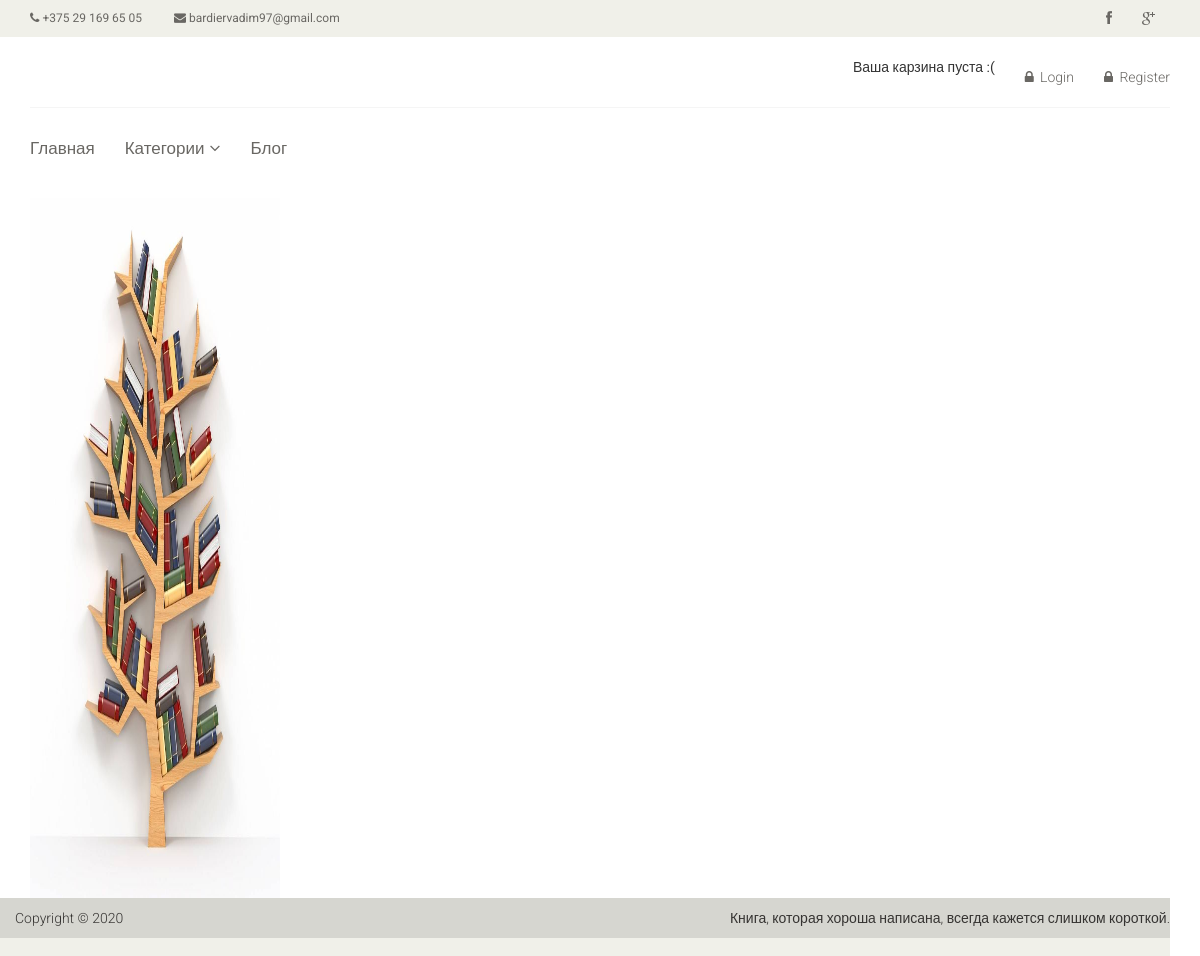
/orders/all/, run on an earlier commit of the app's database.
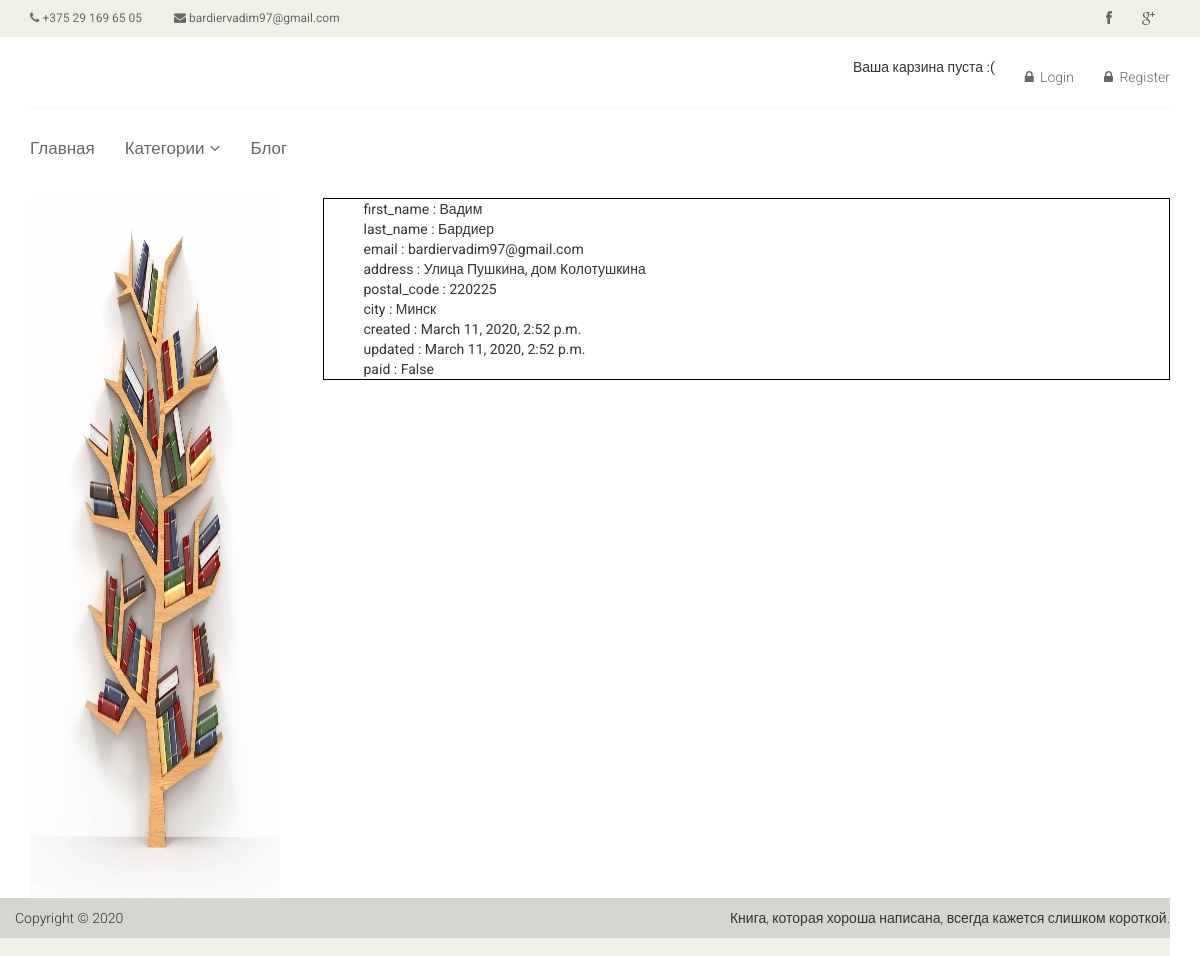
And on a later commit of the database.
### orders/models.py (models this page shows, shortened)
class Order(models.Model):
	first_name = models.CharField(max_length=50)
	last_name = models.CharField(max_length=50)
	email = models.EmailField()
	address = models.CharField(max_length=250)
	postal_code = models.CharField(max_length=20)
	city = models.CharField(max_length=100)
	created = models.DateTimeField(auto_now_add=True)
	updated = models.DateTimeField(auto_now=True)
	paid = models.BooleanField(default=False)
	class Meta:
		ordering = ('-created',)
		verbose_name = 'Order'
		verbose_name_plural = 'Orders'

### orders/views.py (the view)
# urls.py: path('all/', views.OrderListView.as_view(), name='orders_list')
class OrderListView(ListView):
    model = Order
    queryset = Order.objects.all()
    template_name = 'orders.html'

### cart/cart.py (called while the page is built)
	def __len__(self):
		return sum(item['quantity'] for item in self.cart.values())

### cart/context_processors.py (called while the page is built)
def cart(request):
	return {'cart': Cart(request)}

### templates/orders.html
{% extends 'books/base.html' %}
{% load static %}
{% block content %}
    <section>
        <div class="container">
            <div class="row">
                <div class="col-sm-3">
                    <div class="left-sidebar">
                        <img src="{% static '/images/shelf.jpg' %}" width="250px" height="700">
                    </div>
                </div>
                <div class="col-sm-9">
                    <div class="blog-post-area">
                    {% for order in object_list %}
                        <ul style="border: solid black 1px">
                            <li>first_name : {{ order.first_name }}</li>
                            <li>last_name : {{ order.last_name }}</li>
                            <li>email : {{ order.email }}</li>
                            <li>address : {{ order.address }}</li>
                            <li>postal_code : {{ order.postal_code }}</li>
                            <li>city : {{ order.city }}</li>
                            <li>created : {{ order.created }}</li>
                            <li>updated : {{ order.updated }}</li>
                            <li>paid : {{ order.paid }}</li>
                        </ul>
                        <br>
                    {% endfor %}
                    </div>
                </div>
            </div>
        </div>
    </section>
{% endblock content %}

### templates/books/base.html (shortened to what this page needs)
{% extends 'base.html' %}

### templates/base.html (shortened to what this page needs)
<!DOCTYPE html>
{% load static %}
<html lang="en" xmlns="http://www.w3.org/1999/html">
<head>
    <link href="{% static 'css/bootstrap.min.css' %}" rel="stylesheet">
    <link href="{% static 'css/font-awesome.min.css' %}" rel="stylesheet">
    <link href="{% static 'css/prettyPhoto.css' %}" rel="stylesheet">
    <link href="{% static 'css/price-range.css' %}" rel="stylesheet">
    <link href="{% static 'css/animate.css' %}" rel="stylesheet">
    <link href="{% static 'css/main.css' %}" rel="stylesheet">
    <link href="{% static 'css/responsive.css' %}" rel="stylesheet">
</head>
<body>
{% include 'include/header.html' %}
{% block content %}
{% endblock content %}
</body>
{% include 'include/footer.html'%}
</html>

### templates/include/header.html (shortened to what this page needs)
<header id="header">
    <div class="header_top">
        <div class="container">
            <div class="row">
                <div class="col-sm-6">
                    <div class="contactinfo">
                        <ul class="nav nav-pills">
                            <li><a href="#"><i class="fa fa-phone"></i> +375 29 169 65 05</a></li>
                            <li><a href="#"><i class="fa fa-envelope"></i> bardiervadim97@gmail.com</a></li>
                        </ul>
                    </div>
                </div>
                <div class="col-sm-6">
                    <div class="social-icons pull-right">
                        <ul class="nav navbar-nav">
                            <li><a href="#"><i class="fa fa-facebook"></i></a></li>
                            <li><a href="#"><i class="fa fa-google-plus"></i></a></li>
                        </ul>
                    </div>
                </div>
            </div>
        </div>
    </div>
    <div class="header-middle">
        <div class="container">
            <div class="row">
                <div class="col-sm-4">
                </div>
                <div class="col-sm-8">
                    <div class="shop-menu pull-right">
                        <ul class="nav navbar-nav">
                            <li>
                                {% with total_items=cart|length %}
                                    {% if cart|length > 0 %}
                                        <a href="{% url "cart_detail" %}"><i class="fa"></i>
                                            {{ total_items }} item{{ total_items|pluralize }},
                                            ${{ cart.get_total_price }}
                                        </a>
                                    {% else %}
                                        Ваша карзина пуста :(
                                    {% endif %}
                                {% endwith %}
                                </li>
                            {% if user.is_authenticated %}
                                <li><a href="logout"><i class="fa fa-lock"></i> Logout</a></li>
                                <li><a href="password-change"><i class="fa fa-lock"></i> Change password</a></li>
                                <li>{% if user.is_staff %}
                                    <a href="/blog/admin"><i class="fa fa-user"></i>Admin panel</a>
                                {% endif %}</li>
                            {% else %}
                                <li><a href="accounts/login"><i class="fa fa-lock"></i> Login</a></li>
                                <li><a href="register"><i class="fa fa-lock"></i> Register</a></li>
                            {% endif %}
                        </ul>
                    </div>
                </div>
            </div>
        </div>
    </div>
    <div class="header-bottom">
        <div class="container">
            <div class="row">
                <div class="col-sm-12">
                    <div class="mainmenu pull-left">
                        <ul class="nav navbar-nav collapse navbar-collapse" >
                            <li><a href="{% url 'book_list' %}">Главная</a></li>
                            <li class="dropdown"><a href="#">Категории<i class="fa fa-angle-down"></i></a>
                            </li>
                            <li><a href="{% url 'post_list' %}">Блог</a></li>
                        </ul>
                    </div>
                </div>
            </div>
        </div>
    </div>
</header>

### templates/include/footer.html
<footer id="footer">
    <div class="footer-bottom">
        <div class="container">
            <div class="row">
                <p class="pull-left">Copyright © 2020</p>
                <p class="pull-right">Книга, которая хороша написана, всегда кажется слишком короткой.</p>
            </div>
        </div>
    </div>
</footer>

### static/css/main.css (style rules this page uses)
body { font-family: 'Roboto', sans-serif; background; position: relative; font-weight: 400px; padding-bottom: 58px; }
ul li { list-style: none; }
a { -webkit-transition: 300ms; -moz-transition: 300ms; -o-transition: 300ms; transition: 300ms; }
.header_top { background: none repeat scroll 0 0 #F0F0E9; }
.contactinfo ul li:first-child { margin-left: -15px; }
.contactinfo ul li a { font-size: 12px; color: #696763; font-family: 'Roboto', sans-serif; }
.social-icons ul li a { border: 0 none; border-radius: 0; color: #696763; padding: 0px; }
.social-icons ul li { display: inline-block; }
.social-icons ul li a i { padding: 11px 15px; transition: all 0.9s ease 0s; -moz-transition: all 0.9s ease 0s; -webkit-transition: all 0.9s ease 0s; -o-transition: all 0.9s ease 0s; }
.header-middle .container .row { border-bottom: 1px solid #f5f5f5; margin-left: 0; margin-right: 0; padding-bottom: 20px; padding-top: 20px; }
.header-middle .container .row .col-sm-4 { padding-left: 0; }
.header-middle .container .row .col-sm-8 { padding-right: 0; }
.shop-menu ul li { display: inline-block; padding-left: 15px; padding-right: 15px; }
.shop-menu ul li:last-child { padding-right: 0; }
.shop-menu ul li a { background: #FFFFFF; color: #696763; font-family: 'Roboto', sans-serif; font-size: 14px; font-weight: 300; padding: 0; padding-right: 0; margin-top: 10px; }
.shop-menu ul li a i { margin-right: 3px; }
.header-bottom { padding-bottom: 30px; padding-top: 30px; }
.navbar-collapse.collapse { padding-left: 0; }
.mainmenu ul li { padding-right: 15px; padding-left: 15px; }
.mainmenu ul li:first-child { padding-left: 0px; }
.mainmenu ul li a { color: #696763; font-family: 'Roboto', sans-serif; font-size: 17px; font-weight: 300; padding: 0; padding-bottom: 10px; }
.fa-angle-down { padding-left: 5px; }
#footer { background: #F0F0E9; position: absolute; bottom: 0; height: 58px; }
.footer-bottom { background: #D6D6D0; padding-top: 10px; }
.footer-bottom p { color: #363432; font-family: 'Roboto', sans-serif; font-weight: 300; margin-left: 15px; }

What changed in the data, as far as the page shows it:
added Order: first_name "Вадим", last_name "Бардиер", email "bardiervadim97@gmail.com", address "Улица Пушкина, дом Колотушкина", postal_code "220225", city "Минск", created "March 11, 2020, 2:52 p.m.", updated "March 11, 2020, 2:52 p.m.", paid "False"
